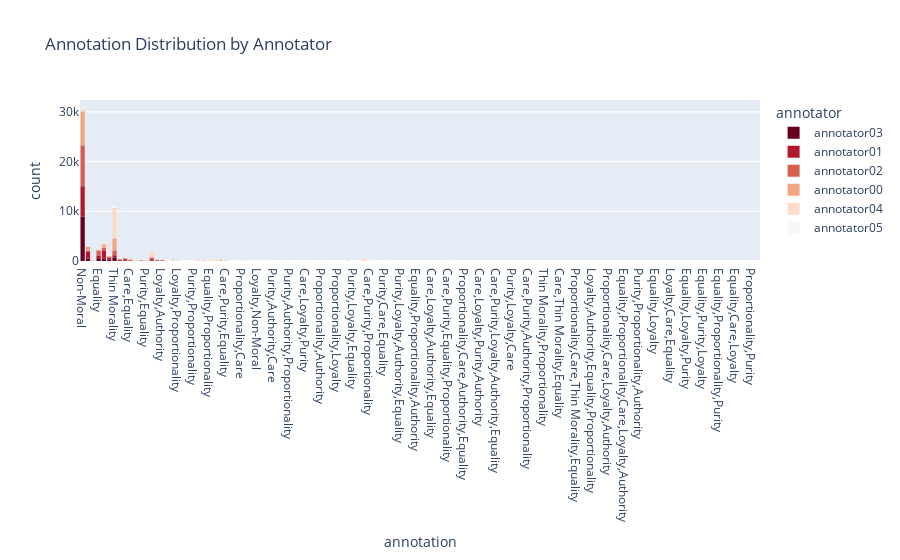

The notebook cell saved with this chart:
### Code cell
fig = px.histogram(df, x='annotation', color='annotator', title = 'Annotation Distribution by Annotator', color_discrete_sequence=px.colors.sequential.RdBu)
fig.show()

### Figure 1 — Plotly figure (JSON) as saved in the notebook; plotly's stock layout.template omitted (floating-point values rounded to 4 significant figures; data arrays with more than 128 entries replaced by an {"elided": "..."} marker saying what was removed)
{"data": [{"alignmentgroup": "True", "bingroup": "x", "hovertemplate": "annotator=annotator03<br>annotation=%{x}<br>count=%{y}<extra></extra>", "legendgroup": "annotator03", "marker": {"color": "rgb(103,0,31)", "pattern": {"shape": ""}}, "name": "annotator03", "offsetgroup": "annotator03", "orientation": "v", "showlegend": true, "type": "histogram", "x": {"elided": "11971 str values"}, "xaxis": "x", "yaxis": "y"}, {"alignmentgroup": "True", "bingroup": "x", "hovertemplate": "annotator=annotator01<br>annotation=%{x}<br>count=%{y}<extra></extra>", "legendgroup": "annotator01", "marker": {"color": "rgb(178,24,43)", "pattern": {"shape": ""}}, "name": "annotator01", "offsetgroup": "annotator01", "orientation": "v", "showlegend": true, "type": "histogram", "x": {"elided": "11968 str values"}, "xaxis": "x", "yaxis": "y"}, {"alignmentgroup": "True", "bingroup": "x", "hovertemplate": "annotator=annotator02<br>annotation=%{x}<br>count=%{y}<extra></extra>", "legendgroup": "annotator02", "marker": {"color": "rgb(214,96,77)", "pattern": {"shape": ""}}, "name": "annotator02", "offsetgroup": "annotator02", "orientation": "v", "showlegend": true, "type": "histogram", "x": {"elided": "11952 str values"}, "xaxis": "x", "yaxis": "y"}, {"alignmentgroup": "True", "bingroup": "x", "hovertemplate": "annotator=annotator00<br>annotation=%{x}<br>count=%{y}<extra></extra>", "legendgroup": "annotator00", "marker": {"color": "rgb(244,165,130)", "pattern": {"shape": ""}}, "name": "annotator00", "offsetgroup": "annotator00", "orientation": "v", "showlegend": true, "type": "histogram", "x": {"elided": "11978 str values"}, "xaxis": "x", "yaxis": "y"}, {"alignmentgroup": "True", "bingroup": "x", "hovertemplate": "annotator=annotator04<br>annotation=%{x}<br>count=%{y}<extra></extra>", "legendgroup": "annotator04", "marker": {"color": "rgb(253,219,199)", "pattern": {"shape": ""}}, "name": "annotator04", "offsetgroup": "annotator04", "orientation": "v", "showlegend": true, "type": "histogram", "x": {"elided": "11988 str values"}, "xaxis": "x", "yaxis": "y"}, {"alignmentgroup": "True", "bingroup": "x", "hovertemplate": "annotator=annotator05<br>annotation=%{x}<br>count=%{y}<extra></extra>", "legendgroup": "annotator05", "marker": {"color": "rgb(247,247,247)", "pattern": {"shape": ""}}, "name": "annotator05", "offsetgroup": "annotator05", "orientation": "v", "showlegend": true, "type": "histogram", "x": {"elided": "1369 str values"}, "xaxis": "x", "yaxis": "y"}], "layout": {"barmode": "relative", "legend": {"title": {"text": "annotator"}, "tracegroupgap": 0}, "title": {"text": "Annotation Distribution by Annotator"}, "xaxis": {"anchor": "y", "domain": [0, 1], "title": {"text": "annotation"}}, "yaxis": {"anchor": "x", "domain": [0, 1], "title": {"text": "count"}}}}
